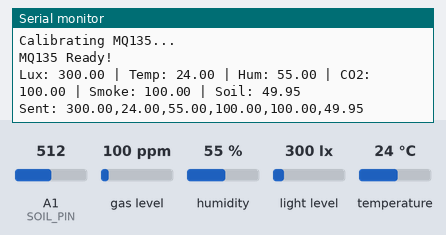
Recording of a program running on a simulated Arduino Uno, built with avr-gcc and run on an emulated ATmega328P. Parts: the last lines printed to the serial monitor. Inputs (shaded band) come from the test bench; at power-on: gas level 100 ppm, humidity 55 %, light level 300 lx, A1 (SOIL_PIN) = 512, temperature 24 °C.

Above: at 6.2 s.
6.3 s: gas level set to 20 ppm
At 8.18 s:
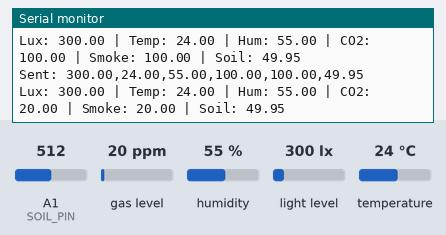
9.1 s: humidity set to 22 %
At 11.7 s:
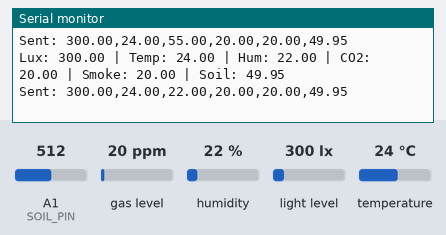
11.9 s: light level set to 40 lx
At 14.6 s:
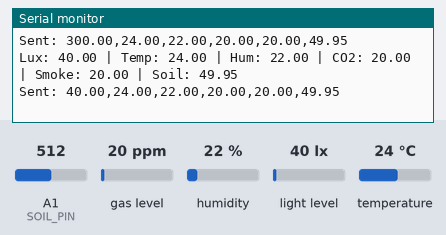
14.7 s: A1 (SOIL_PIN) set to 716
At 17.45 s:
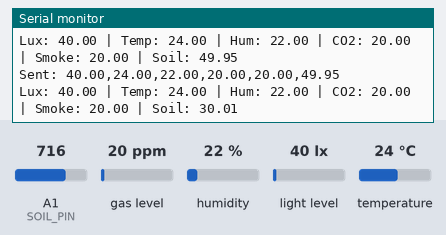
17.5 s: temperature set to 12 °C
At 17.9 s:
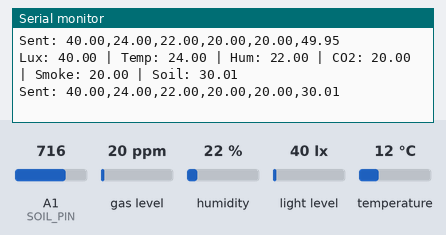
20.3 s: gas level set to 250 ppm
At 21.0 s:
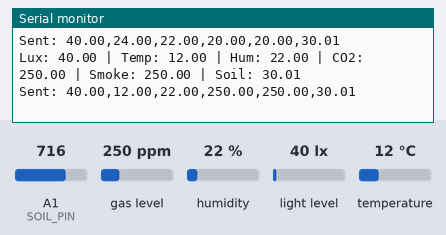
Timing chart, 0 to 23.3 s (numbered marks = the images above; inputs shaded):
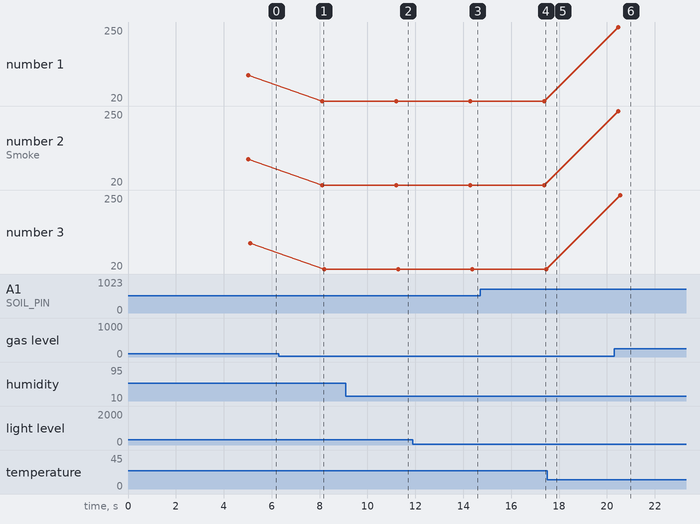

Measured:
- after the input at 6.3 s, the serial monitor: prints a new line after 1.8 s (image 1)
- after the input at 9.1 s, the serial monitor: prints a new line after 2.1 s (image 2)
- after the input at 11.9 s, the serial monitor: prints a new line after 2.4 s (image 3)
- after the input at 14.7 s, the serial monitor: prints a new line after 2.7 s (image 4)
- after the input at 20.3 s, the serial monitor: prints a new line after 0.17 s (image 6)
- plotted number 1: 100 → 20 after the input at 6.3 s, 20 → 250 after the input at 20.3 s
- plotted number 2: 100 → 20 after the input at 6.3 s, 20 → 250 after the input at 20.3 s
- plotted number 3: 100 → 20 after the input at 6.3 s, 20 → 250 after the input at 20.3 s

The program:

main.cpp
```cpp
#include <Arduino.h>
#include <Wire.h>
#include <BH1750.h>
#include <DHT.h>
#include <SoftwareSerial.h>
#include <MQUnifiedsensor.h>

#define TIME_WAIT 3000
#define RX_ZIGBEE 10
#define TX_ZIGBEE 11

#define DHTPIN 2
#define DHTTYPE DHT11

#define BOARD "Arduino UNO"
#define PIN A0
#define VOLTAGE 5
#define ADC_BIT_RESOLUTION 10
#define RATIO_MQ135_CLEAN_AIR 3.6

#define SOIL_PIN A1

BH1750 LightSensor;
DHT dht(DHTPIN, DHTTYPE);
SoftwareSerial ZigbeeCom(RX_ZIGBEE, TX_ZIGBEE);
MQUnifiedsensor MQ135(BOARD, VOLTAGE, ADC_BIT_RESOLUTION, PIN, "MQ-135");

String Packet(float lux, float temperature, float humidity, float co2, float smoke, float soil) {
  return String(lux) + "," +
         String(temperature) + "," +
         String(humidity) + "," +
         String(co2) + "," +
         String(smoke) + "," +
         String(soil);
}

float calculate_soil_moisture_percentage(int value) {
  return 100 - (value / 1023.0) * 100;
}

void setup() {
  Serial.begin(9600);
  ZigbeeCom.begin(9600);

  Wire.begin();
  LightSensor.begin();
  dht.begin();

  MQ135.setRegressionMethod(1);
  MQ135.init();

  Serial.println("Calibrating MQ135...");

  float r0 = 0;
  for (int i = 0; i < 10; i++) {
    MQ135.update();
    r0 += MQ135.calibrate(RATIO_MQ135_CLEAN_AIR);
    delay(500);
  }
  MQ135.setR0(r0 / 10.0);

  Serial.println("MQ135 Ready!");

  pinMode(SOIL_PIN, INPUT);
}

void loop() {
  MQ135.update();

  MQ135.setA(605.18);
  MQ135.setB(-3.937);
  float co2 = MQ135.readSensor();

  MQ135.setA(110.47);
  MQ135.setB(-2.862);
  float smoke = MQ135.readSensor();

  float lux = LightSensor.readLightLevel();
  float temperature = dht.readTemperature();
  float humidity = dht.readHumidity();
  float soil = calculate_soil_moisture_percentage(analogRead(SOIL_PIN));

  if (isnan(lux) || isnan(temperature) || isnan(humidity)) {
    Serial.println("Sensor error!");
    delay(1000);
    return;
  }

  Serial.print("Lux: "); Serial.print(lux);
  Serial.print(" | Temp: "); Serial.print(temperature);
  Serial.print(" | Hum: "); Serial.print(humidity);
  Serial.print(" | CO2: "); Serial.print(co2);
  Serial.print(" | Smoke: "); Serial.print(smoke);
  Serial.print(" | Soil: "); Serial.println(soil);

  String data = Packet(lux, temperature, humidity, co2, smoke, soil);

  ZigbeeCom.println(data);

  Serial.print("Sent: ");
  Serial.println(data);

  delay(TIME_WAIT);
}
```
